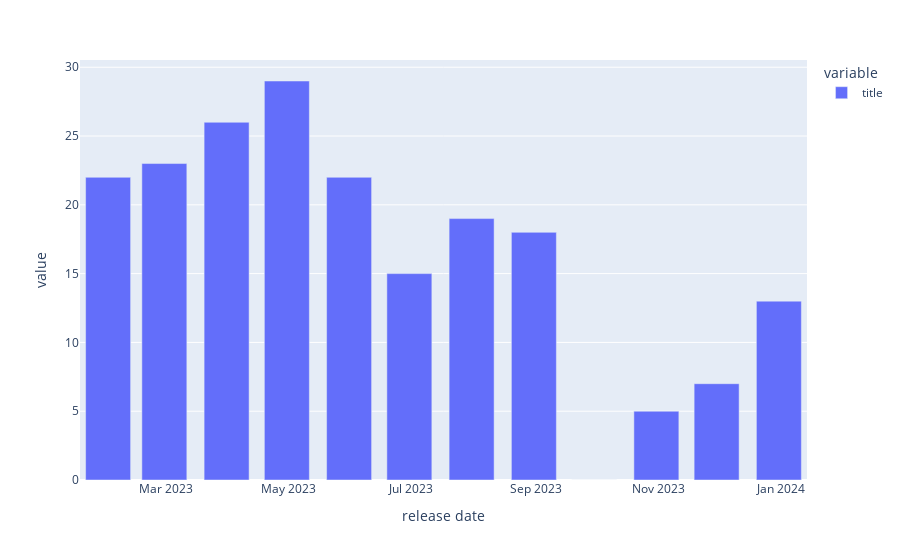

Notebook source saved alongside this figure:
### Code cell
px.bar(data_frame=bivar)

### Figure 1 — Plotly figure (JSON) as saved in the notebook; plotly's stock layout.template omitted (floating-point values rounded to 4 significant figures)
{"data": [{"alignmentgroup": "True", "hovertemplate": "variable=title<br>release date=%{x}<br>value=%{y}<extra></extra>", "legendgroup": "title", "marker": {"color": "#636efa", "pattern": {"shape": ""}}, "name": "title", "offsetgroup": "title", "orientation": "v", "showlegend": true, "textposition": "auto", "type": "bar", "x": ["2023-01-31T00:00:00", "2023-02-28T00:00:00", "2023-03-31T00:00:00", "2023-04-30T00:00:00", "2023-05-31T00:00:00", "2023-06-30T00:00:00", "2023-07-31T00:00:00", "2023-08-31T00:00:00", "2023-09-30T00:00:00", "2023-10-31T00:00:00", "2023-11-30T00:00:00", "2023-12-31T00:00:00"], "xaxis": "x", "y": [22, 23, 26, 29, 22, 15, 19, 18, 0, 5, 7, 13], "yaxis": "y"}], "layout": {"barmode": "relative", "legend": {"title": {"text": "variable"}, "tracegroupgap": 0}, "margin": {"t": 60}, "xaxis": {"anchor": "y", "domain": [0, 1], "title": {"text": "release date"}}, "yaxis": {"anchor": "x", "domain": [0, 1], "title": {"text": "value"}}}}
